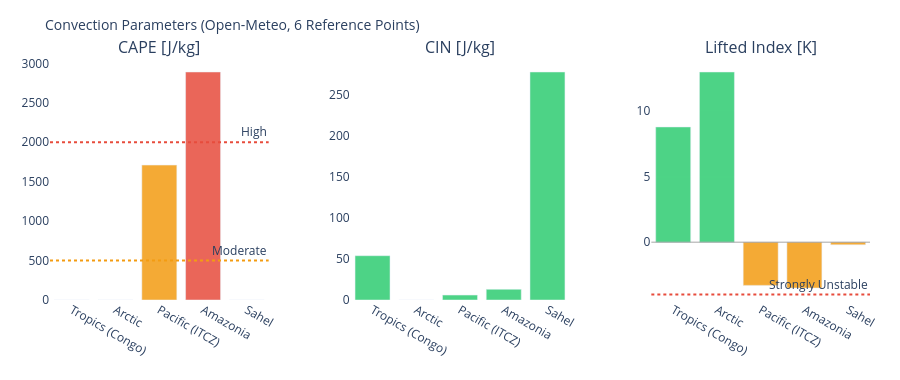

Write notebook code for a chart like this one.
### Markdown cell above
---
## 3. Visualizations

### Code cell
# ============================================================
# CAPE / CIN / LIFTED INDEX – Convection potential
# ============================================================

if not df_atm.empty:
    fig = make_subplots(
        rows=1, cols=3,
        subplot_titles=['CAPE [J/kg]', 'CIN [J/kg]', 'Lifted Index [K]'],
        horizontal_spacing=0.1
    )
    pts = df_atm['point'].tolist()
    pt_colors = ['#E85D24','#185FA5','#888780','#378ADD','#639922','#F2A623']

    # CAPE – höher = mehr Gewitterpotential
    cape_vals = df_atm['cape'].fillna(0).tolist()
    cape_colors = ['#e74c3c' if v > 2000 else '#f39c12' if v > 500 else '#2ecc71'
                   for v in cape_vals]
    fig.add_trace(go.Bar(x=pts, y=cape_vals, marker_color=cape_colors,
                         opacity=0.85, showlegend=False), row=1, col=1)
    fig.add_hline(y=2000, line_dash='dot', line_color='#e74c3c',
                  annotation_text='High', row=1, col=1)
    fig.add_hline(y=500,  line_dash='dot', line_color='#f39c12',
                  annotation_text='Moderate', row=1, col=1)

    # CIN – negativer = stärker gedeckelt (weniger Auslöse)
    cin_vals = df_atm['cin'].fillna(0).tolist()
    cin_colors = ['#e74c3c' if v < -200 else '#f39c12' if v < -50 else '#2ecc71'
                  for v in cin_vals]
    fig.add_trace(go.Bar(x=pts, y=cin_vals, marker_color=cin_colors,
                         opacity=0.85, showlegend=False), row=1, col=2)

    # Lifted Index – negativ = instabil
    li_vals = df_atm['li'].fillna(0).tolist()
    li_colors = ['#e74c3c' if v < -4 else '#f39c12' if v < 0 else '#2ecc71'
                 for v in li_vals]
    fig.add_trace(go.Bar(x=pts, y=li_vals, marker_color=li_colors,
                         opacity=0.85, showlegend=False), row=1, col=3)
    fig.add_hline(y=0, line_color='gray', line_width=0.7, row=1, col=3)
    fig.add_hline(y=-4, line_dash='dot', line_color='#e74c3c',
                  annotation_text='Strongly Unstable', row=1, col=3)

    fig.update_layout(
        title=dict(text='Convection Parameters (Open-Meteo, 6 Reference Points)', font=dict(size=14)),
        height=380, plot_bgcolor='rgba(0,0,0,0)', paper_bgcolor='rgba(0,0,0,0)',
        margin=dict(l=50, r=30, t=60, b=80)
    )
    fig.update_xaxes(tickangle=30)
    fig.show()

### Figure 1 — Plotly figure (JSON) as saved in the notebook; plotly's stock layout.template omitted (floating-point values rounded to 4 significant figures)
{"data": [{"marker": {"color": ["#2ecc71", "#2ecc71", "#f39c12", "#e74c3c", "#2ecc71"]}, "opacity": 0.85, "showlegend": false, "type": "bar", "x": ["Tropics (Congo)", "Arctic", "Pacific (ITCZ)", "Amazonia", "Sahel"], "xaxis": "x", "y": [0.0, 0.0, 1710.0, 2890.0, 0.0], "yaxis": "y"}, {"marker": {"color": ["#2ecc71", "#2ecc71", "#2ecc71", "#2ecc71", "#2ecc71"]}, "opacity": 0.85, "showlegend": false, "type": "bar", "x": ["Tropics (Congo)", "Arctic", "Pacific (ITCZ)", "Amazonia", "Sahel"], "xaxis": "x2", "y": [54.0, 0.0, 6.0, 13.0, 278.0], "yaxis": "y2"}, {"marker": {"color": ["#2ecc71", "#2ecc71", "#f39c12", "#f39c12", "#f39c12"]}, "opacity": 0.85, "showlegend": false, "type": "bar", "x": ["Tropics (Congo)", "Arctic", "Pacific (ITCZ)", "Amazonia", "Sahel"], "xaxis": "x3", "y": [8.8, 13.0, -3.3, -3.5, -0.2], "yaxis": "y3"}], "layout": {"annotations": [{"font": {"size": 16}, "showarrow": false, "text": "CAPE [J/kg]", "x": 0.1333, "xanchor": "center", "xref": "paper", "y": 1.0, "yanchor": "bottom", "yref": "paper"}, {"font": {"size": 16}, "showarrow": false, "text": "CIN [J/kg]", "x": 0.5, "xanchor": "center", "xref": "paper", "y": 1.0, "yanchor": "bottom", "yref": "paper"}, {"font": {"size": 16}, "showarrow": false, "text": "Lifted Index [K]", "x": 0.8667, "xanchor": "center", "xref": "paper", "y": 1.0, "yanchor": "bottom", "yref": "paper"}, {"showarrow": false, "text": "High", "x": 1, "xanchor": "right", "xref": "x domain", "y": 2000, "yanchor": "bottom", "yref": "y"}, {"showarrow": false, "text": "Moderate", "x": 1, "xanchor": "right", "xref": "x domain", "y": 500, "yanchor": "bottom", "yref": "y"}, {"showarrow": false, "text": "Strongly Unstable", "x": 1, "xanchor": "right", "xref": "x3 domain", "y": -4, "yanchor": "bottom", "yref": "y3"}], "height": 380, "margin": {"b": 80, "l": 50, "r": 30, "t": 60}, "paper_bgcolor": "rgba(0,0,0,0)", "plot_bgcolor": "rgba(0,0,0,0)", "shapes": [{"line": {"color": "#e74c3c", "dash": "dot"}, "type": "line", "x0": 0, "x1": 1, "xref": "x domain", "y0": 2000, "y1": 2000, "yref": "y"}, {"line": {"color": "#f39c12", "dash": "dot"}, "type": "line", "x0": 0, "x1": 1, "xref": "x domain", "y0": 500, "y1": 500, "yref": "y"}, {"line": {"color": "gray", "width": 0.7}, "type": "line", "x0": 0, "x1": 1, "xref": "x3 domain", "y0": 0, "y1": 0, "yref": "y3"}, {"line": {"color": "#e74c3c", "dash": "dot"}, "type": "line", "x0": 0, "x1": 1, "xref": "x3 domain", "y0": -4, "y1": -4, "yref": "y3"}], "title": {"font": {"size": 14}, "text": "Convection Parameters (Open-Meteo, 6 Reference Points)"}, "xaxis": {"anchor": "y", "domain": [0.0, 0.2667], "tickangle": 30}, "xaxis2": {"anchor": "y2", "domain": [0.3667, 0.6333], "tickangle": 30}, "xaxis3": {"anchor": "y3", "domain": [0.7333, 1.0], "tickangle": 30}, "yaxis": {"anchor": "x", "domain": [0.0, 1.0]}, "yaxis2": {"anchor": "x2", "domain": [0.0, 1.0]}, "yaxis3": {"anchor": "x3", "domain": [0.0, 1.0]}}}
